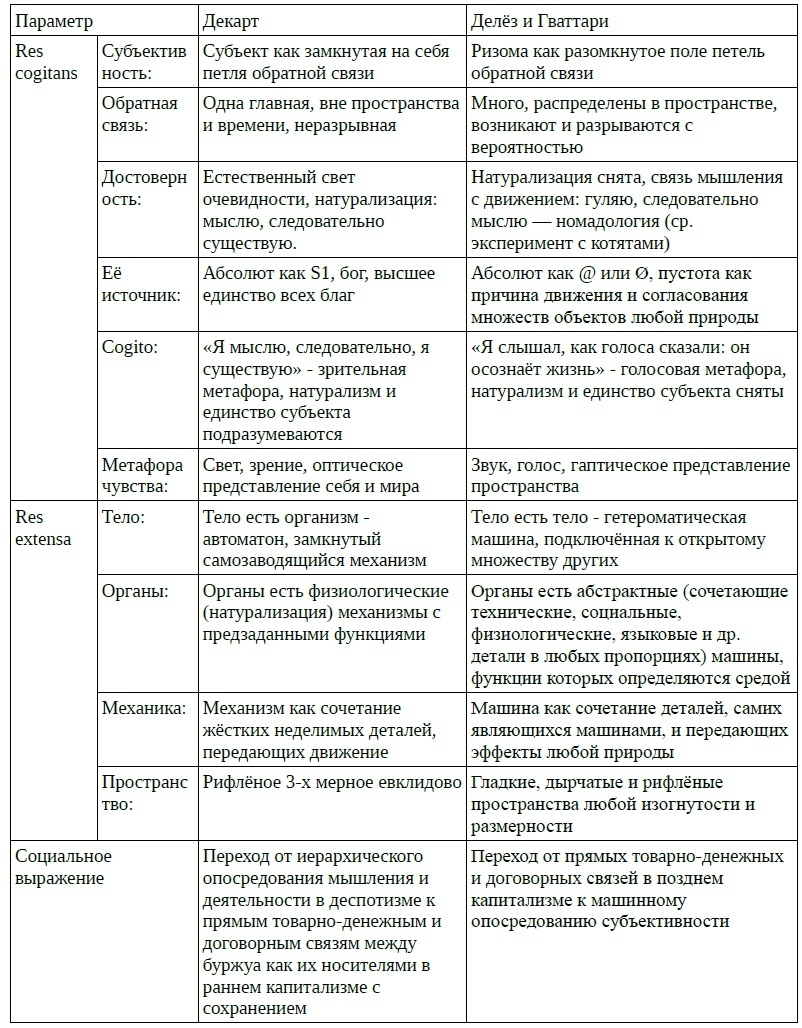
#> input picture data/table_1.jpeg, 802 x 1028 px
$ python -i image_processing.py   (imports and definitions only)   (older library calls are emulated)
#> lines starting #> are read from the running program, lines starting #| are printed output that depends on the picture
# -*- coding: utf-8 -*-

from __future__ import division

import cv2
import numpy as np


def adaptive_threshold(img, process_background=False, blocksize=15, c=-2):
    """Thresholds an image using OpenCV's adaptiveThreshold.

    Parameters
    ----------
    img : np.array
    process_background : bool, optional (default: False)
        Whether or not to process lines that are in background.
    blocksize : int, optional (default: 15)
        Size of a pixel neighborhood that is used to calculate a
        threshold value for the pixel: 3, 5, 7, and so on.

        For more information, refer `OpenCV's adaptiveThreshold <https://docs.opencv.org/2.4/modules/imgproc/doc/miscellaneous_transformations.html#adaptivethreshold>`_.
    c : int, optional (default: -2)
        Constant subtracted from the mean or weighted mean.
        Normally, it is positive but may be zero or negative as well.

        For more information, refer `OpenCV's adaptiveThreshold <https://docs.opencv.org/2.4/modules/imgproc/doc/miscellaneous_transformations.html#adaptivethreshold>`_.

    Returns
    -------
    img : object
        numpy.ndarray representing the original image.
    threshold : object
        numpy.ndarray representing the thresholded image.

    """
    gray = cv2.cvtColor(img, cv2.COLOR_BGR2GRAY)

    if process_background:
        threshold = cv2.adaptiveThreshold(
            gray, 255, cv2.ADAPTIVE_THRESH_GAUSSIAN_C, cv2.THRESH_BINARY, blocksize, c
        )
    else:
        threshold = cv2.adaptiveThreshold(
            np.invert(gray),
            255,
            cv2.ADAPTIVE_THRESH_GAUSSIAN_C,
            cv2.THRESH_BINARY,
            blocksize,
            c,
        )
    return img, threshold


# [169 lines left out: functions find_lines, find_contours, find_joints, not called in this run]

>>> import cv2
>>> picture = cv2.imread('../data/table_1.jpeg')
#> picture is the input picture: shape (1028, 802, 3); mean B, G, R 231.1, 232.6, 231.2
>>> result = adaptive_threshold(picture)
#> in adaptive_threshold, `threshold = cv2.adaptiveThreshold( np.invert(gray), 255, cv2.ADAPTIVE_..`:
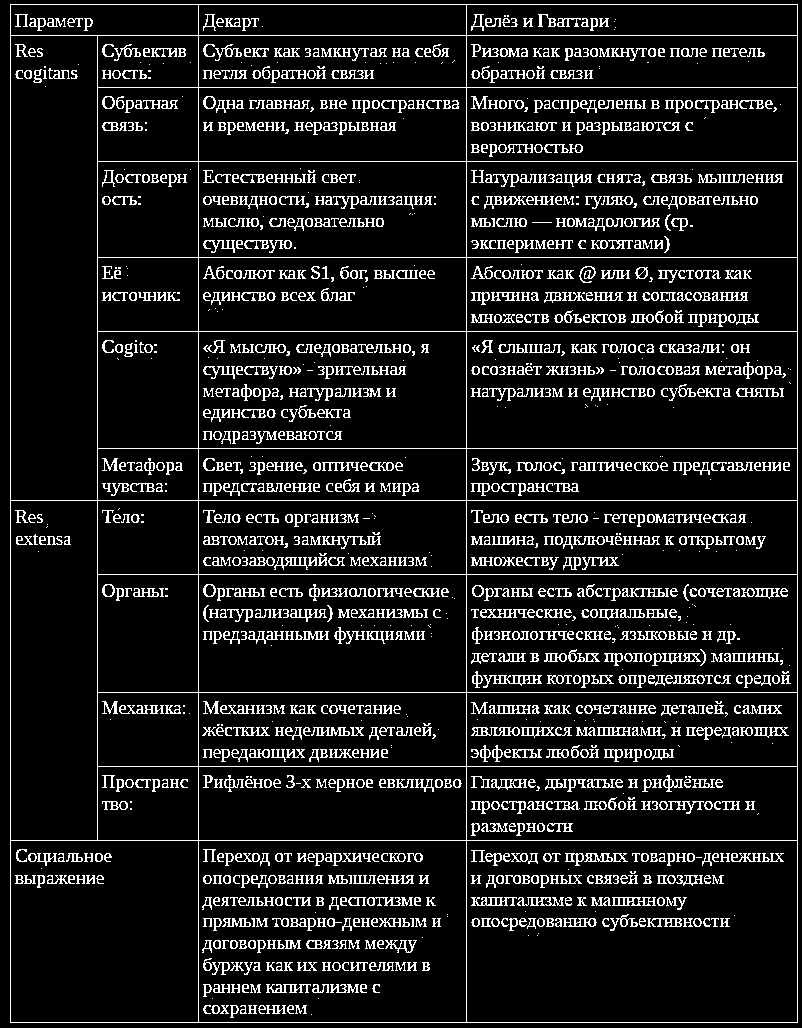
#> threshold: shape (1028, 802); 10.8% white in thin lines or dots

$ run again, on data/table_2.jpg
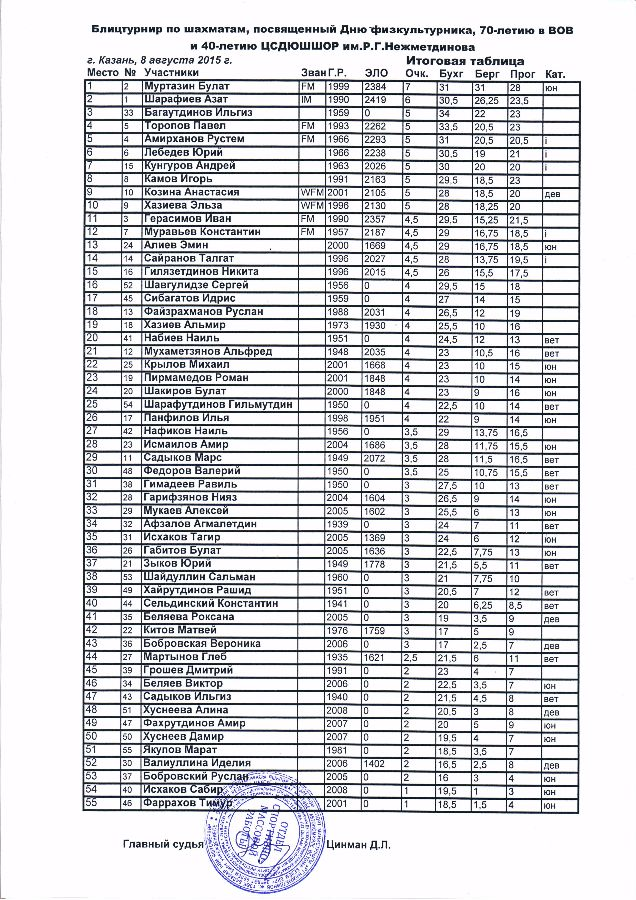
#> input picture data/table_2.jpg, 636 x 900 px
#> picture is the input picture: shape (900, 636, 3); mean B, G, R 215.8, 212.5, 212.3
#> in adaptive_threshold, `threshold = cv2.adaptiveThreshold( np.invert(gray), 255, cv2.ADAPTIVE_..`:
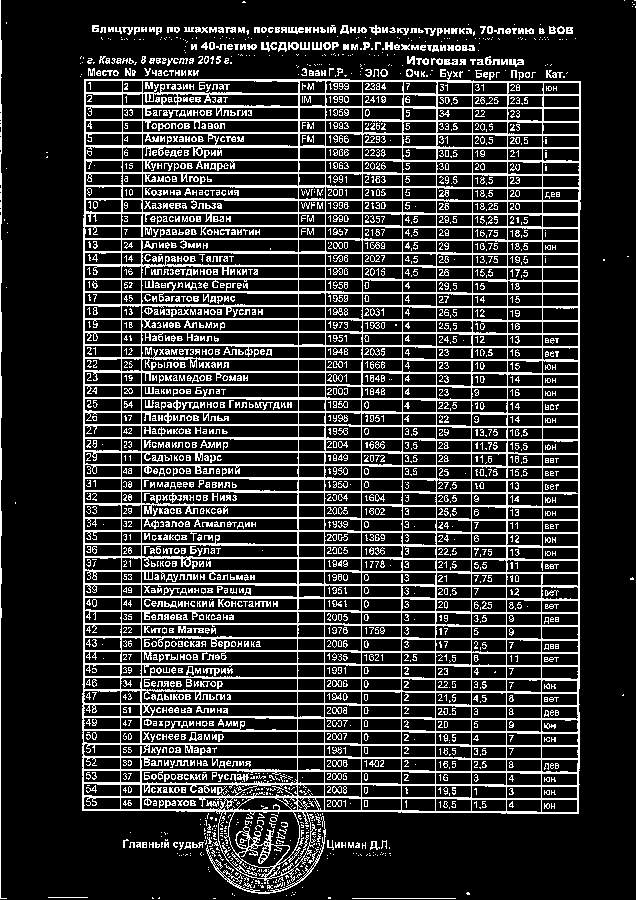
#> threshold: shape (900, 636); 19.9% white in thin lines or dots
